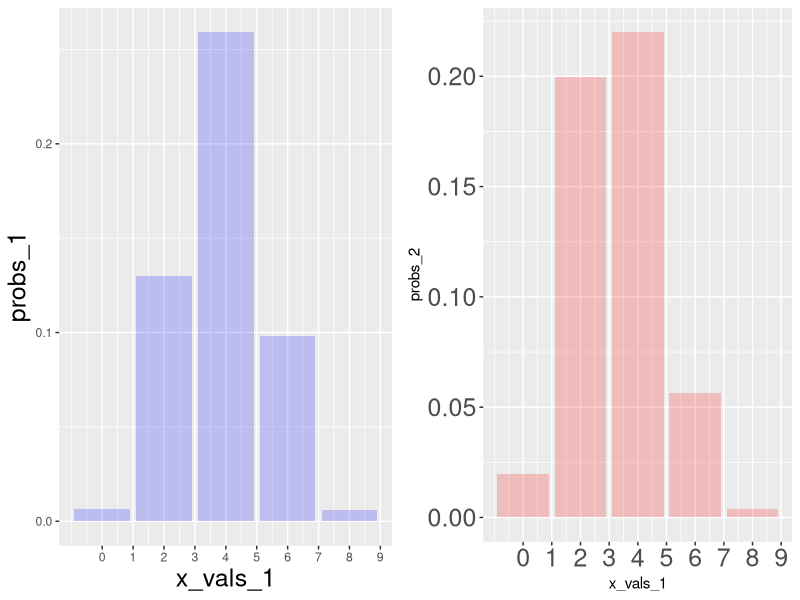
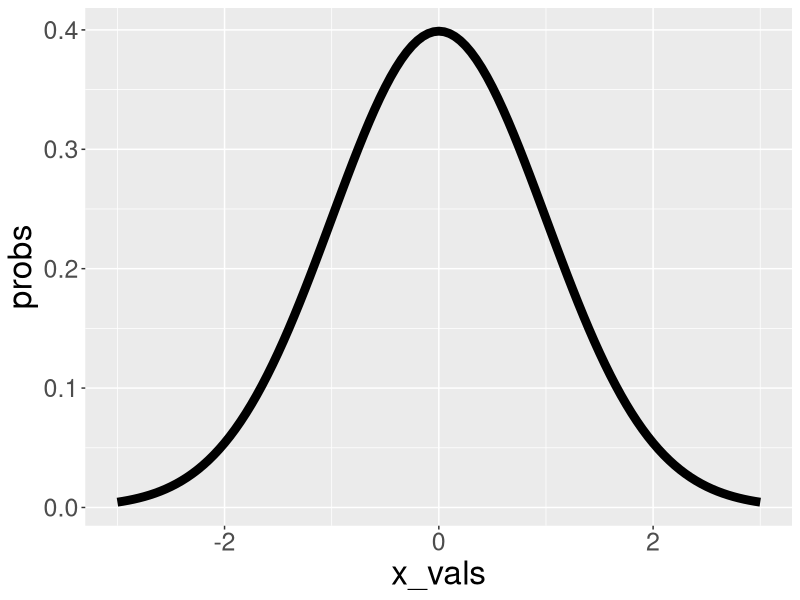
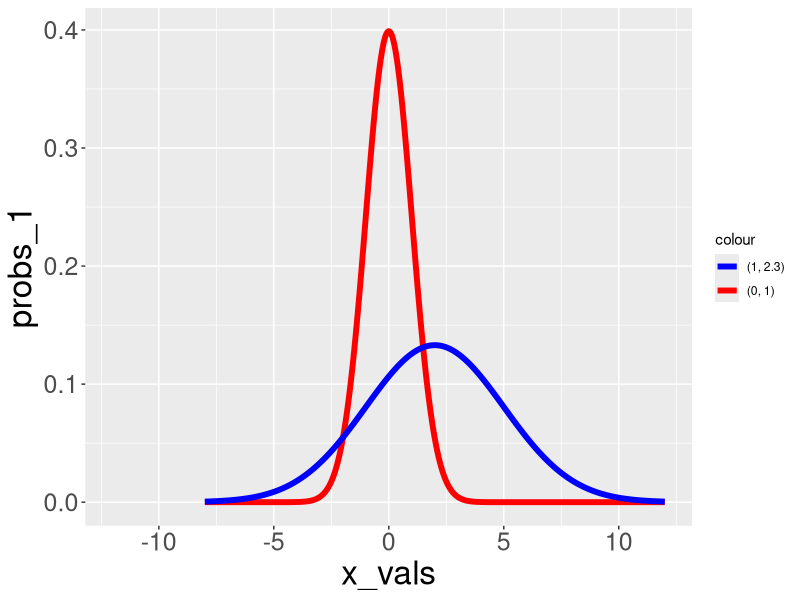
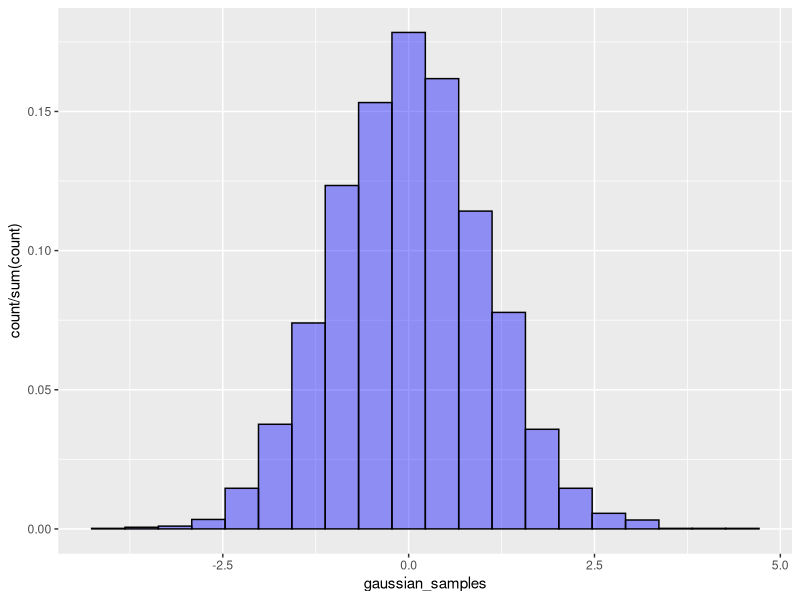

Generate these figures, in order, with R:
## ---- chunk 1
options(repos = c(CRAN = "https://cloud.r-project.org/"))

# options(repr.plot.width=12, repr.plot.height=6)
## ---- chunk 2
# install the package GridExtra
install.packages("gridExtra")
## ---- chunk 3
library(ggplot2)
library(gridExtra)
## ---- chunk 4
# Simulate 10 coin flips
coin_flips <- sample(c(0, 1), size=10, replace=TRUE, prob=c(0.5, 0.5))
coin_flips
## ---- chunk 5
# Cumulative sum of flips
cumulative_sum <- cumsum(coin_flips)
cumulative_sum
## ---- chunk 6
sample_space <- 1:6
probs <- c(0.3/6, 0.7/6, 2/6, 0.5/6, 0.2/6, 2.3/6)
## ---- chunk 7
roll_random_var <- sample(c(1, 2, 3, 4, 5, 6), size = 1, prob = c(0.3/6, 0.7/6, 2/6, 0.5/6, 0.2/6, 2.3/6))
roll_random_var
## ---- chunk 8
# Probability of observing 4 heads in 10 coin flips with a head probability of 0.3
dbinom(4, size=10, prob=0.3)
## ---- chunk 9
x_vals <- 0:10
probs <- dbinom(x_vals, size=10, prob=0.3)
probs
## ---- chunk 10
x_vals_1 <- seq(0, 9, 2)
probs_1 <- dbinom(x_vals_1, size = 9, prob = 0.43)
probs_2 <- dbinom(x_vals_1, size = 11, prob = 0.3)

plt_1 <- ggplot() +
  geom_bar(aes(x = x_vals_1, y = probs_1), stat = "identity", alpha = 0.2, fill = "blue") +
  theme(axis.title.x = element_text(size = 18), axis.title.y = element_text(size = 18)) +
  scale_x_continuous(breaks = 0: 10, labels = 0: 10)

plt_2 <- ggplot() +
  geom_bar(aes(x = x_vals_1, y = probs_2), stat = "identity", alpha = 0.2, fill = "red") +
  theme(axis.text.x = element_text(size = 18), axis.text.y = element_text(size = 18)) +
  scale_x_continuous(breaks = 0: 10, labels = 0: 10)
## ---- chunk 11
grid.arrange(plt_1, plt_2, ncol=2)
## ---- chunk 12

# Defining a sequence of x-values
x_vals = seq(-3, 3, 0.05)
x_vals
## ---- chunk 13
# Plotting the normal distribution
x_vals <- seq(-3, 3, 0.05)
probs <- dnorm(x_vals, mean = 0, sd = 1)

ggplot() +
  geom_line(aes(x = x_vals, y = probs), linewidth = 3) +
  theme(axis.title.x = element_text(size = 24), axis.title.y = element_text(size = 24)) +
  theme(axis.text.x = element_text(size = 18), axis.text.y = element_text(size = 18))
## ---- chunk 14
# Plotting multiple normal distributions to compare
x_vals <- seq(-8, 12, 0.05)
probs_1 <- dnorm(x_vals, mean = 0, sd = 1)
probs_2 <- dnorm(x_vals, mean = 2, sd = 3)
ggplot() +
  geom_line(aes(x = x_vals, y = probs_1, color = "red"), size = 2) +
  geom_line(aes(x = x_vals, y = probs_2, color = "blue"), size = 2) +
  xlim(-12, 12) +
  theme(axis.title.x = element_text(size = 24), axis.title.y = element_text(size = 24)) +
  theme(axis.text.x = element_text(size = 18), axis.text.y = element_text(size = 18)) +
  scale_color_manual(labels = c("(1, 2.3)", "(0, 1)"), values = c("blue", "red"))
## ---- chunk 15
# Generating a single random number from a standard normal distribution
rnorm(1, mean=0, sd=1)
## ---- chunk 16
# Sampling 5000 data points from a standard normal distribution
gaussian_samples = rnorm(5000, mean=0, sd=1)
head(gaussian_samples, 10)  # Displaying the first 10 samples
## ---- chunk 17
# Creating a histogram of the sampled data points
ggplot() +
  geom_histogram(aes(x = gaussian_samples, y = after_stat(count / sum(count))), bins = 20, alpha = 0.4, fill = "blue", color = "black")
